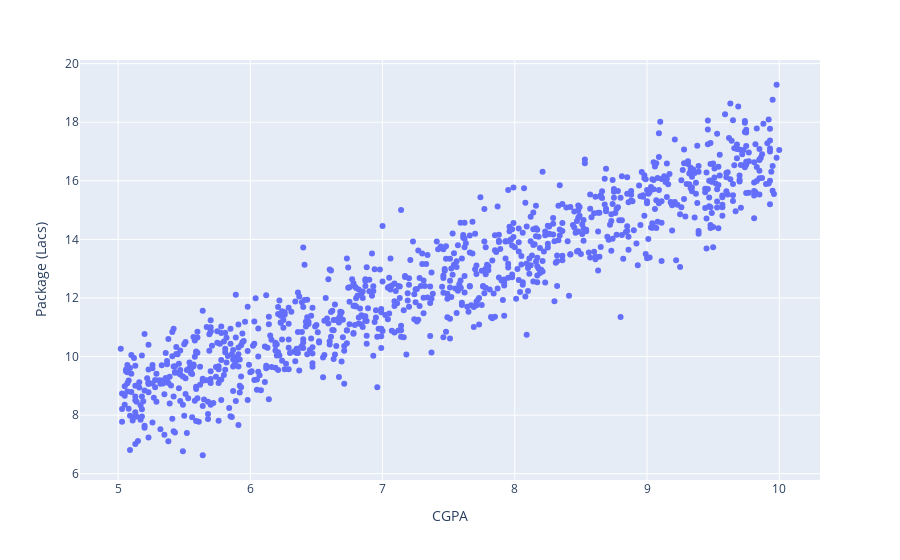

Notebook cell for this chart:
### Code cell
px.scatter(df, 'CGPA', 'Package (Lacs)')

### Figure 1 — Plotly figure (JSON) as saved in the notebook; plotly's stock layout.template omitted (floating-point values rounded to 4 significant figures; data arrays with more than 128 entries replaced by an {"elided": "..."} marker saying what was removed)
{"data": [{"hovertemplate": "CGPA=%{x}<br>Package (Lacs)=%{y}<extra></extra>", "legendgroup": "", "marker": {"color": "#636efa", "symbol": "circle"}, "mode": "markers", "name": "", "orientation": "v", "showlegend": false, "type": "scatter", "x": {"elided": "997 float values"}, "xaxis": "x", "y": {"elided": "997 float values"}, "yaxis": "y"}], "layout": {"legend": {"tracegroupgap": 0}, "margin": {"t": 60}, "xaxis": {"anchor": "y", "domain": [0, 1], "title": {"text": "CGPA"}}, "yaxis": {"anchor": "x", "domain": [0, 1], "title": {"text": "Package (Lacs)"}}}}
